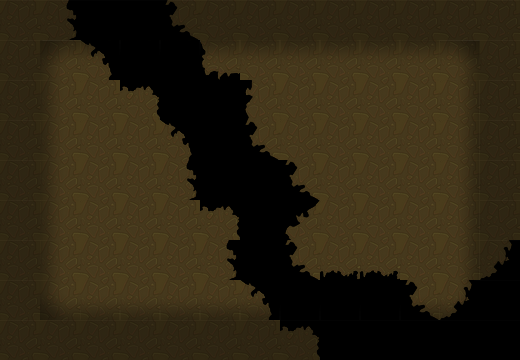

The image is a tile-based game level rendered from a .tmx file. Its description and source (layers, tilesets, objects; grid data summarised) follow:
An orthogonal 13x9 tile map with 40x40 px tiles, 2 tile layers (块层 1, 块层 2).

<map version="1.0" orientation="orthogonal" width="13" height="9" tilewidth="40" tileheight="40">
 <tileset firstgid="1" name="mdmap_skin" tilewidth="40" tileheight="40">
  <image source="mdmap_skin.png" width="400" height="240" />
 </tileset>
 <layer name="块层 1" width="13" height="9">
  <data>[117 cells, 97 non-empty, 18 distinct tile ids]</data>
 </layer>
 <layer name="块层 2" width="13" height="9">
  <data>[117 cells, 72 non-empty, 9 distinct tile ids]</data>
 </layer>
</map>
